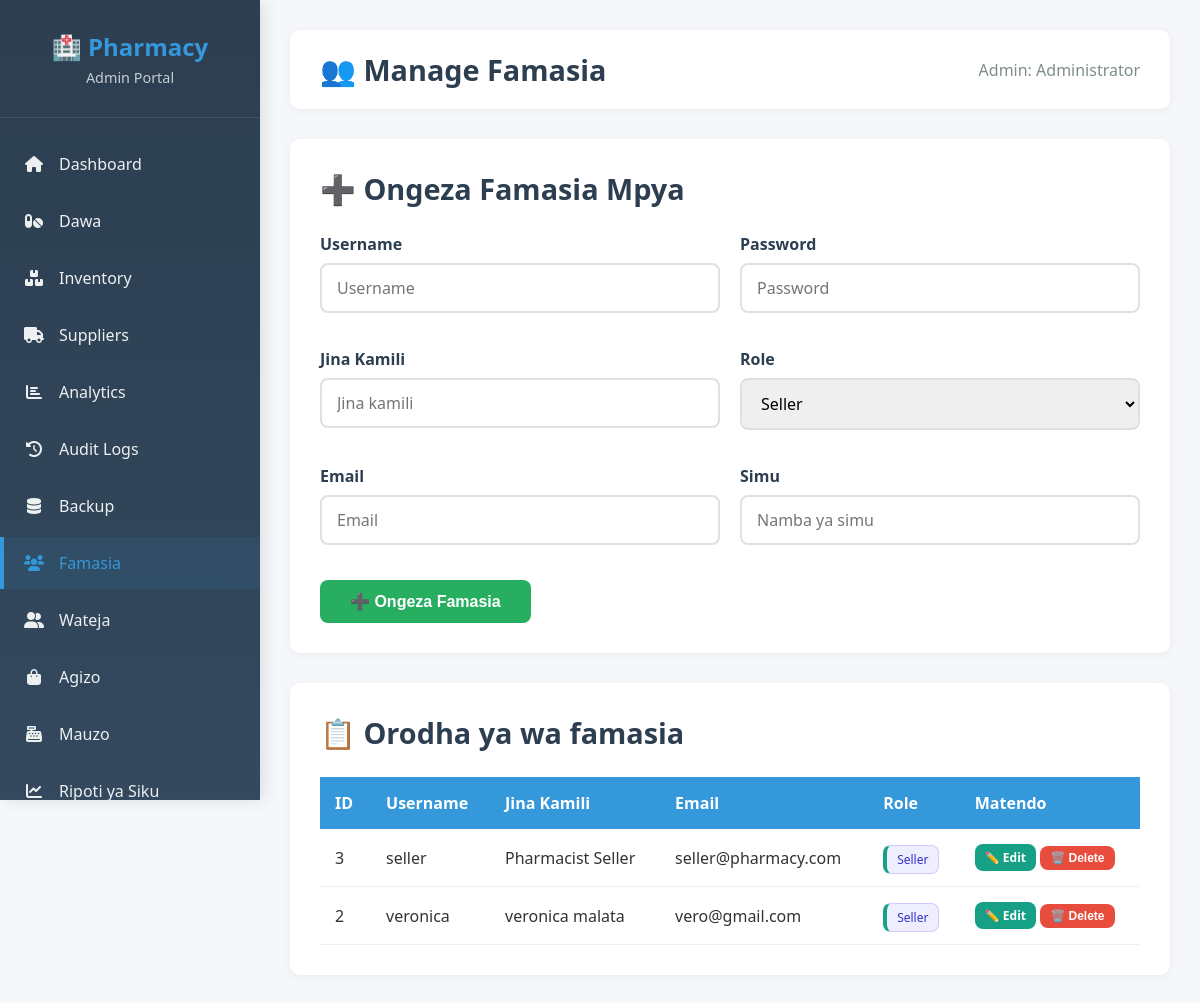
/admin_users.php (signed in), run on the app's committed database.
### tables this page shows
CREATE TABLE `users` (
  `user_id` int(11) NOT NULL AUTO_INCREMENT,
  `fullname` varchar(100) DEFAULT NULL,
  `email` varchar(100) DEFAULT NULL,
  `phone` varchar(20) DEFAULT NULL,
  `username` varchar(50) DEFAULT NULL,
  `password` varchar(255) DEFAULT NULL,
  `role` varchar(20) DEFAULT NULL,
  `status` enum('active','inactive') DEFAULT 'active',
  PRIMARY KEY (`user_id`),
  UNIQUE KEY `username` (`username`)
);

### admin_users.php (the view, shortened to what this page needs)
<?php
include("config.php");
$users_query = "SELECT * FROM users WHERE user_id!=? ORDER BY user_id DESC";
$stmt = mysqli_prepare($conn, $users_query);
mysqli_stmt_bind_param($stmt, "i", $_SESSION['user_id']);
mysqli_stmt_execute($stmt);
$users_result = mysqli_stmt_get_result($stmt);
$edit_user = null;
?>
<!DOCTYPE html>
<html>
<head>
    <link rel="stylesheet" href="style.css">
    <link rel="stylesheet" href="https://cdnjs.cloudflare.com/ajax/libs/font-awesome/6.0.0/css/all.min.css">
</head>
<body>
<div class="admin-panel">
    <div class="sidebar">
        <div class="sidebar-header">
            <h1>🏥 Pharmacy</h1>
            <p>Admin Portal</p>
        </div>
        <div class="sidebar-menu">
            <ul>
                <li><a href="admin_dashboard.php"><i class="fas fa-home"></i> <span>Dashboard</span></a></li>
                <li><a href="medicine.php"><i class="fas fa-pills"></i> <span>Dawa</span></a></li>
                <li><a href="inventory_management.php"><i class="fas fa-boxes"></i> <span>Inventory</span></a></li>
                <li><a href="suppliers.php"><i class="fas fa-truck"></i> <span>Suppliers</span></a></li>
                <li><a href="sales_analytics.php"><i class="fas fa-chart-bar"></i> <span>Analytics</span></a></li>
                <li><a href="audit_logs.php"><i class="fas fa-history"></i> <span>Audit Logs</span></a></li>
                <li><a href="database_backup.php"><i class="fas fa-database"></i> <span>Backup</span></a></li>
                <li><a href="admin_users.php" class="active"><i class="fas fa-users"></i> <span>Famasia</span></a></li>
                <li><a href="admin_customers.php"><i class="fas fa-user-friends"></i> <span>Wateja</span></a></li>
                <li><a href="admin_orders.php"><i class="fas fa-shopping-bag"></i> <span>Agizo</span></a></li>
                <li><a href="sales.php"><i class="fas fa-cash-register"></i> <span>Mauzo</span></a></li>
                <li><a href="deily_report.php"><i class="fas fa-chart-line"></i> <span>Ripoti ya Siku</span></a></li>
            </ul>
        </div>
    </div>
    <div class="main-content">
        <div class="top-header">
            <h2>👥 Manage Famasia</h2>
            <div class="user-info">
                <span>Admin: <?php echo $_SESSION['fullname']; ?></span>
            </div>
        </div>
        <div class="container">
            <div class="header">
                <h2><?php echo $edit_user ? '✏️ Hariri Taarifa za Famasia' : '➕ Ongeza Famasia Mpya'; ?></h2>
            </div>
            <form method="POST">
                <div class="form-row">
                    <div class="form-group">
                        <label>Username</label>
                        <input type="text" name="username" placeholder="Username" value="<?php echo $edit_user ? $edit_user['username'] : ''; ?>" required>
                    </div>
                    <div class="form-group">
                        <label>Password <?php echo $edit_user ? '(acha wazi usibadilishe)' : ''; ?></label>
                        <input type="password" name="password" placeholder="<?php echo $edit_user ? 'Acha wazi usibadilishe password' : 'Password'; ?>" <?php echo $edit_user ? '' : 'required'; ?>>
                    </div>
                </div>
                <div class="form-row">
                    <div class="form-group">
                        <label>Jina Kamili</label>
                        <input type="text" name="fullname" placeholder="Jina kamili" value="<?php echo $edit_user ? $edit_user['fullname'] : ''; ?>" required>
                    </div>
                    <div class="form-group">
                        <label>Role</label>
                        <select name="role" required>
                            <option value="seller" <?php echo $edit_user && $edit_user['role'] == 'seller' ? 'selected' : ''; ?>>Seller</option>
                        </select>
                    </div>
                </div>
                <div class="form-row">
                    <div class="form-group">
                        <label>Email</label>
                        <input type="email" name="email" placeholder="Email" value="<?php echo $edit_user ? $edit_user['email'] : ''; ?>">
                    </div>
                    <div class="form-group">
                        <label>Simu</label>
                        <input type="tel" name="phone" placeholder="Namba ya simu" value="<?php echo $edit_user ? $edit_user['phone'] : ''; ?>">
                    </div>
                </div>
                <?php if($edit_user): ?>
                    <button type="submit" name="edit_user" class="btn btn-success">✏️ Save Mabadiliko</button>
                    <a href="admin_users.php" class="btn btn-danger" style="display: inline-block; padding: 10px 20px; text-decoration: none; margin-left: 10px;">❌ Cancel</a>
                <?php else: ?>
                    <button type="submit" name="add_user" class="btn btn-success">➕ Ongeza Famasia</button>
                <?php endif; ?>
            </form>
        </div>
        <div class="container" style="margin-top: 30px;">
            <div class="header">
                <h2>📋 Orodha ya wa famasia</h2>
            </div>
            <table>
                <thead>
                    <tr>
                        <th>ID</th>
                        <th>Username</th>
                        <th>Jina Kamili</th>
                        <th>Email</th>
                        <th>Role</th>
                        <th>Matendo</th>
                    </tr>
                </thead>
                <tbody>
                    <?php while($user = mysqli_fetch_assoc($users_result)): ?>
                    <tr>
                        <td><?php echo $user['user_id']; ?></td>
                        <td><?php echo $user['username']; ?></td>
                        <td><?php echo $user['fullname']; ?></td>
                        <td><?php echo $user['email']; ?></td>
                        <td>
                            <span class="alert <?php echo $user['role'] == 'admin' ? 'alert-warning' : 'alert-info'; ?>" style="padding: 5px 10px; font-size: 12px;">
                                <?php echo ucfirst($user['role']); ?>
                            </span>
                        </td>
                        <td>
                            <a href="admin_users.php?edit_id=<?php echo $user['user_id']; ?>" class="btn btn-info" style="padding: 5px 10px; font-size: 12px; display: inline-block; text-decoration: none;">✏️ Edit</a>
                            <form method="POST" style="display: inline;">
                                <button type="submit" name="delete_user" class="btn btn-danger" style="padding: 5px 10px; font-size: 12px;" onclick="return confirm('Una hakika unataka kufuta famasia huu?');">🗑️ Delete</button>
                            </form>
                        </td>
                    </tr>
                    <?php endwhile; ?>
                </tbody>
            </table>
        </div>
    </div>
</div>
</body>
</html>

### style.css (style rules this page uses)
* { margin: 0; padding: 0; box-sizing: border-box; }
body { font-family: 'Segoe UI', Tahoma, Geneva, Verdana, sans-serif; background: #f5f7fa; min-height: 100vh; color: #333; }
.admin-panel { display: flex; min-height: 100vh; }
.sidebar { width: 260px; background: linear-gradient(180deg, #2c3e50 0%, #34495e 100%); color: white; position: fixed; height: 100vh; overflow-y: auto; overflow-x: hidden; box-shadow: 4px 0 15px rgba(0,0,0,0.1); z-index: 1000; scrollbar-width: thin; scrollbar-color: #3498db #2c3e50; }
.sidebar-header { padding: 30px 20px; text-align: center; border-bottom: 1px solid rgba(255,255,255,0.1); }
.sidebar-header h1 { font-size: 1.5em; margin-bottom: 5px; color: #3498db; }
.sidebar-header p { font-size: 0.9em; color: #ecf0f1; opacity: 0.8; }
.sidebar-menu { padding: 20px 0; }
.sidebar-menu ul { list-style: none; }
.sidebar-menu li { margin-bottom: 5px; }
.sidebar-menu a { display: flex; align-items: center; padding: 15px 20px; color: #ecf0f1; text-decoration: none; transition: all 0.3s ease; border-left: 4px solid transparent; }
.sidebar-menu a:hover, .sidebar-menu a.active { background: rgba(52, 152, 219, 0.1); border-left-color: #3498db; color: #3498db; }
.sidebar-menu a i { margin-right: 15px; width: 20px; text-align: center; }
.main-content { flex: 1; margin-left: 260px; padding: 30px; }
.top-header { background: white; padding: 20px 30px; border-radius: 10px; box-shadow: 0 2px 10px rgba(0,0,0,0.05); margin-bottom: 30px; display: flex; justify-content: space-between; align-items: center; }
.top-header h2 { color: #2c3e50; font-size: 1.8em; }
.user-info { display: flex; align-items: center; gap: 15px; }
.user-info span { color: #7f8c8d; }
.container { background: white; border-radius: 10px; box-shadow: 0 2px 10px rgba(0,0,0,0.05); padding: 30px; margin-bottom: 20px; }
.header { margin-bottom: 25px; }
.header h2 { color: #2c3e50; font-size: 1.8em; margin-bottom: 10px; }
.form-group { margin-bottom: 20px; }
.form-group label { display: block; margin-bottom: 8px; color: #2c3e50; font-weight: 600; }
.form-group input, .form-group select { width: 100%; padding: 12px 15px; border: 2px solid #e0e0e0; border-radius: 8px; font-size: 16px; transition: all 0.3s ease; font-family: inherit; }
.btn { display: inline-block; padding: 12px 30px; background: #3498db; color: white; border: none; border-radius: 8px; font-size: 16px; font-weight: 600; cursor: pointer; transition: all 0.3s ease; text-decoration: none; text-align: center; }
.btn-success { background: #27ae60; }
.btn-danger { background: #e74c3c; }
.btn-info { background: #16a085; }
table { width: 100%; border-collapse: collapse; margin-top: 20px; }
thead { background: #3498db; color: white; }
th { padding: 15px; text-align: left; font-weight: 600; }
td { padding: 15px; border-bottom: 1px solid #ecf0f1; }
.alert { padding: 15px 20px; border-radius: 8px; margin: 20px 0; font-weight: 500; }
.alert-info { background: #eef; color: #33c; border: 1px solid #ccf; border-left: 4px solid #16a085; }
.form-row { display: flex; gap: 20px; margin-bottom: 15px; }
.form-row .form-group { flex: 1; }

### data on the page
users: user_id "3", username "seller", fullname "Pharmacist Seller", email "seller@pharmacy.com", role "Seller"
users: user_id "2", username "veronica", fullname "veronica malata", email "vero@gmail.com", role "Seller"

### other printed values
$_SESSION['fullname'] "Administrator"
